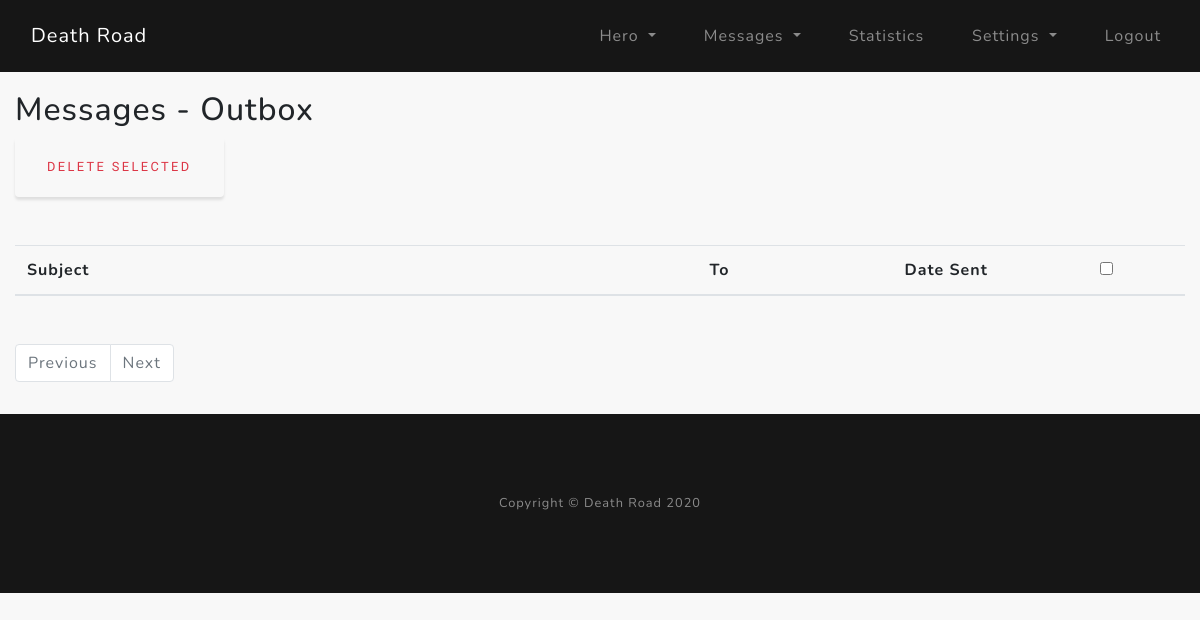
/msg_outbox (signed in), run on an earlier commit of the app's database.
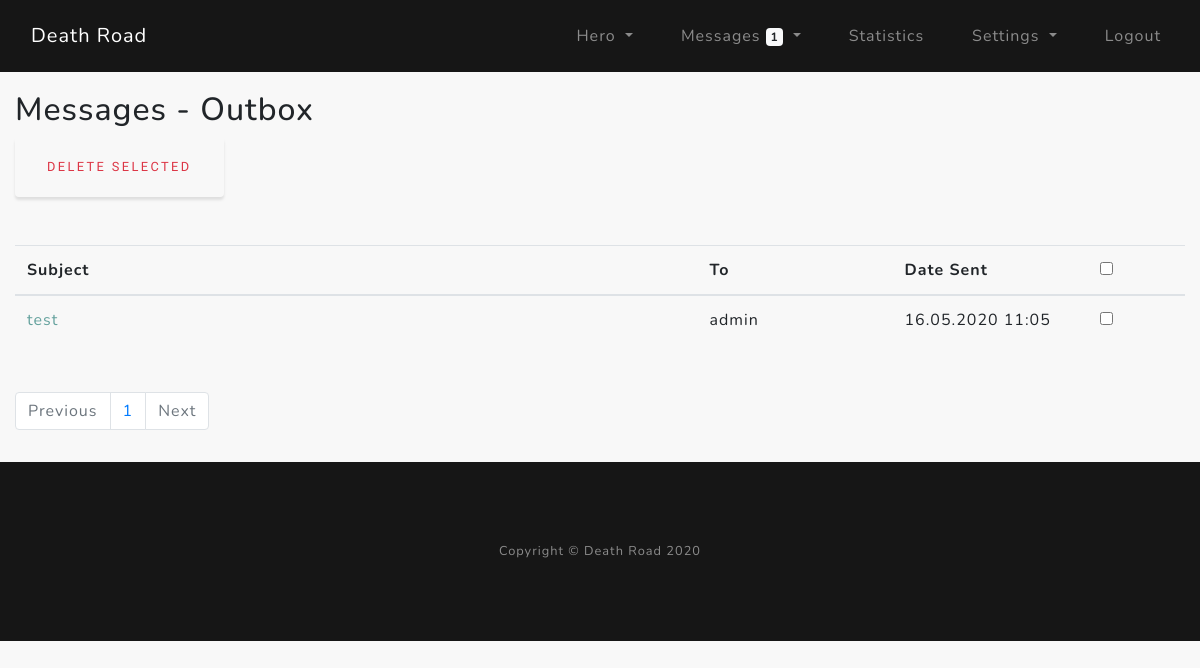
And on a later commit of the database.
### core/models.py (models this page shows)
class Messages(db.Model):
    __tablename__ = "messages"
    mid = Column(Integer, primary_key=True)  # message ID
    recipient = Column(String(32))  # recipient - user id from name
    sender = Column(String(32))  # sender - current user id
    subject_msg = Column(String(32))  # subject_msg - msg subject
    body_msg = Column(Text)  # body_msg - message body
    date = Column(DateTime)  # date - date sent
    seen = Column(Boolean)  # seen - message seen
    del_in = Column(Boolean)  # del_in - delete message from inbox
    del_out = Column(Boolean)  # del_out - delete message from outbox

### core/messages/routes.py (the view, shortened to what this page needs)
@msgs.route("/msg_outbox", methods=["POST", "GET"])
@login_required
def msg_outbox():
    page = request.args.get("page", 1, type=int)
    msg_per_page = User.query.get_or_404(current_user.id)
    get_unread_msgs = unread_msgs(current_user.username)
    msgs_sent = Messages.query. \
        order_by(Messages.date.desc()). \
        filter_by(sender=current_user.username, del_out=False). \
        paginate(page=page, per_page=msg_per_page.msg_per_page)
    next_page_button = url_for("msgs.msg_outbox", page=msgs_sent.next_num) if msgs_sent.next_num else None
    previous_page_button = url_for("msgs.msg_outbox", page=msgs_sent.prev_num) if msgs_sent.prev_num else None
    form = MessageMultipleDelete()
    return render_template("msg_outbox.html", msgs_sent=msgs_sent, next_page_button=next_page_button,
                           previous_page_button=previous_page_button, form=form, get_unread_msgs=get_unread_msgs)

### core/messages/forms.py
class MessageMultipleDelete(FlaskForm):
    multi_del = BooleanField()
    submit_del = SubmitField("Delete Selected")

### core/models.py (called while the page is built)
@login_manager.user_loader
def load_user(user_id):
    return User.query.get(int(user_id))

### core/utils/unread_msgs.py (called while the page is built)
def unread_msgs(current_acc_uname):
    gum = Messages.query.filter_by(recipient=current_acc_uname, del_in=False, seen=False).count()
    return gum

### core/templates/msg_outbox.html (shortened to what this page needs)
{% extends "layout.html" %}
{% block content %}
<section class="msg_outbox-section">
    <div class="container py-3">
        <div class="row">
            <div class="col-lg">
                <h2>Messages - Outbox</h2>
                <form method="post">
                    {{ form.submit_del(class="btn btn-outline-danger") }}
                    <table class="table table-hover my-5">
                        <thead>
                            <tr>
                                <th scope="col" class="col-md-7">Subject</th>
                                <th scope="col" class="col-md-2">To</th>
                                <th scope="col" class="col-md-2">Date Sent</th>
                                <th scope="col" class="col-md-1"><input type="checkbox" name="select_all" onclick="toggle(this)"></th>
                            </tr>
                        </thead>
                        <tbody>
                            {% for msgs_s in msgs_sent.items %}
                            <tr>
                                <td><a href="{{ url_for('msgs.msg_read', mid=msgs_s.mid) }}">{{ msgs_s.subject_msg }}</a></td>
                                <td>{{ msgs_s.recipient }}</td>
                                <td>{{ msgs_s.date.strftime("%d.%m.%Y %H:%m") }}</td>
                                <td>{{ form.multi_del(value=msgs_s.mid) }}</td>
                            </tr>
                            {% endfor %}
                        </tbody>
                    </table>
                </form>
                <nav aria-label="pagination">
                    <ul class="pagination">
                        {% if msgs_sent.prev_num != None %}
                            <li class="page-item"><a class="page-link"  href="{{ previous_page_button }}">Previous</a></li>
                        {% else %}
                            <li class="page-item disabled"><a class="page-link">Previous</a></li>
                        {% endif %}
                        {% for page_num in msgs_sent.iter_pages(left_edge=1, right_edge=1, left_current=1, right_current=2) %}
                            {% if page_num %}
                                {% if msgs_sent.page == page_num %}
                                    <li class="page-item"><a class="page-link"  href="{{ url_for('msgs.msg_outbox', page=page_num) }}">{{ page_num }}</a></li>
                                {% else %}
                                    <li class="page-item"><a class="page-link"  href="{{ url_for('msgs.msg_outbox', page=page_num) }}">{{ page_num }}</a></li>
                                {% endif %}
                            {% else %}
                                <span class="m-2"></span>
                            {% endif %}
                        {% endfor %}
                        {% if msgs_sent.next_num != None %}
                            <li class="page-item"><a class="page-link"  href="{{ next_page_button }}">Next</a></li>
                        {% else %}
                            <li class="page-item disabled"><a class="page-link">Next</a></li>
                        {% endif %}
                    </ul>
                </nav>
            </div>
        </div>
    </div>
</section>
{% endblock %}

What changed in the data, as far as the page shows it:
added Messages: subject_msg "test", recipient "admin", date "16.05.2020 11:05"
Also different on the page:
{{ get_unread_msgs }}: (not shown) → "1"
new list line: "1"
